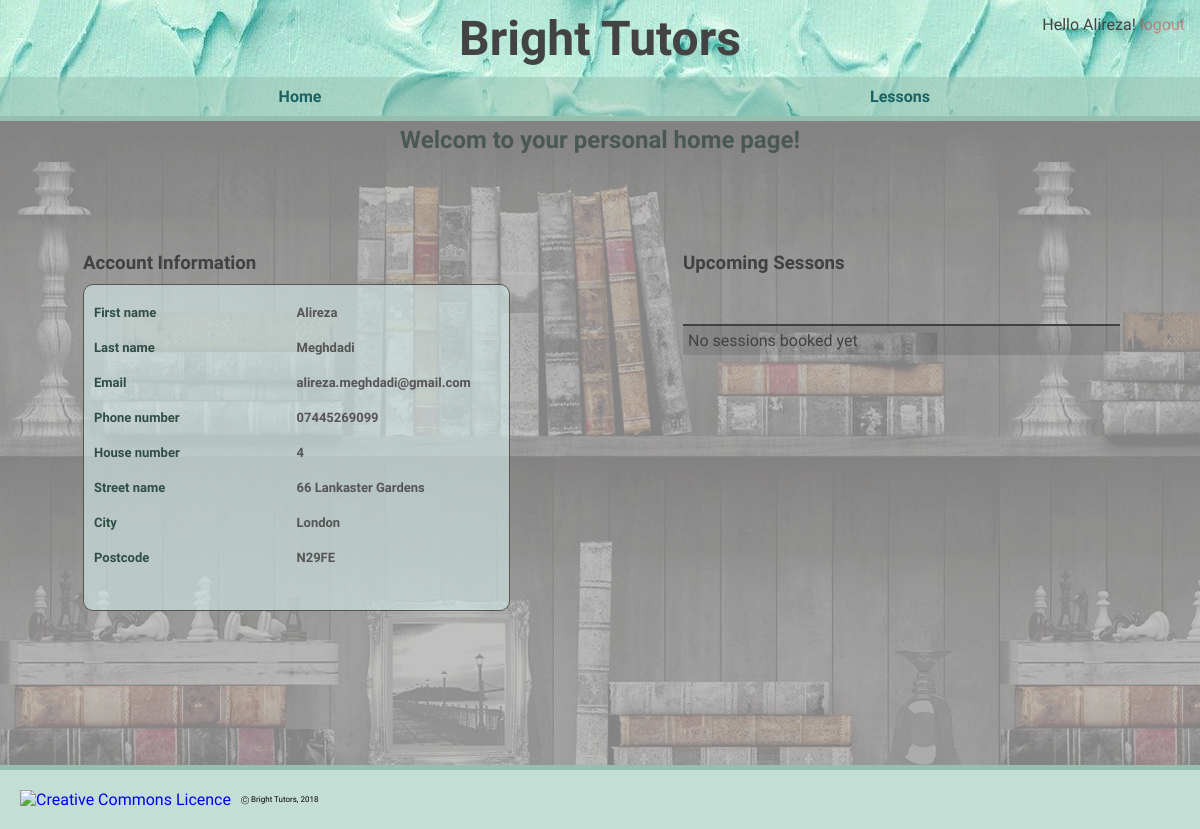
The page / (signed in) on the database its author committed.
### tables this page shows
CREATE TABLE `users` (
  `id` int(10) UNSIGNED NOT NULL,
  `first_name` varchar(32) DEFAULT NULL,
  `last_name` varchar(32) NOT NULL,
  `email` varchar(64) NOT NULL,
  `hashed_password` varchar(255) NOT NULL,
  `postcode` varchar(16) NOT NULL
);

CREATE TABLE `personal_details` (
  `postcode` varchar(16) NOT NULL,
  `city` varchar(32) DEFAULT NULL,
  `street_name` varchar(32) NOT NULL,
  `house_number` varchar(32) DEFAULT NULL,
  `phone_number` varchar(16) NOT NULL
);

### includes/functions.php (the view, shortened to what this page needs)
<?php
    function print_user_info($user_id) {
        global $connection;
        $query  = "SELECT u.first_name, u.last_name, ";
        $query .= "u.email, p.phone_number, ";
        $query .= "p.house_number, p.street_name, ";
        $query .= "p.city, p.postcode FROM ";
        $query .= "personal_details p JOIN users u ";
        $query .= "ON p.postcode = u.postcode ";
        $query .= "WHERE u.id = '{$user_id}'";
        $user_info = mysqli_query($connection, $query);
        $user_info_array = mysqli_fetch_assoc($user_info);
        $output = "<div id=\"user_info\">\n";
            foreach ($user_info_array as $field => $data) {
                $output .= "<p id=\"user_fields\">" . fieldname_as_text($field);
                $output .= "</p>";
                $output .= "<p>" . $data;
                $output .= "</p>\n";
            }
            $output .= "</div>\n";
            echo $output;
    }
    function fieldname_as_text($fieldname) {
        $fieldname = str_replace("_", " ", $fieldname);
        $fieldname = ucfirst($fieldname);
        return $fieldname;
    }
?>

### includes/styles.css (style rules this page uses)
html { height: 100%; min-height: 800px; width: 100%; min-width: 1200px; font-size: 1em; }
body { display: block; height: 100%; width: 100%; margin: 0; padding: 0; border: 0; background: rgba(255, 255, 255, 0.44); font-family: 'Adamina', serif; }
.home_page #user_info { font-weight: bold; font-size: 13px; height: 305px; width: 90%; margin: 10px 5px 5px 8px; padding: 10px; color: rgb(85, 85, 85); border: 1.5px solid rgb(85, 85, 85); border-radius: 10px; background: rgba(209, 232, 230, 0.63); }
.home_page #user_info p { margin: 10px auto; font-size: 100%; float: left; width: 50%; }
#user_fields, #lesson_fields { color: rgb(47, 78, 68); }

### rows shown on the page
users: first_name "Alireza", last_name "Meghdadi", email "alireza.meghdadi@gmail.com", postcode.phone_number "07445269099", postcode.house_number "4", postcode.street_name "66 Lankaster Gardens", postcode.city "London", postcode.postcode "N29FE"

### other values the page prints
$_SESSION["first_name"] "Alireza"
fieldname_as_text($field) "First name"
fieldname_as_text($field) "Last name"
fieldname_as_text($field) "Email"
fieldname_as_text($field) "Phone number"
fieldname_as_text($field) "House number"
fieldname_as_text($field) "Street name"
fieldname_as_text($field) "City"
fieldname_as_text($field) "Postcode"
